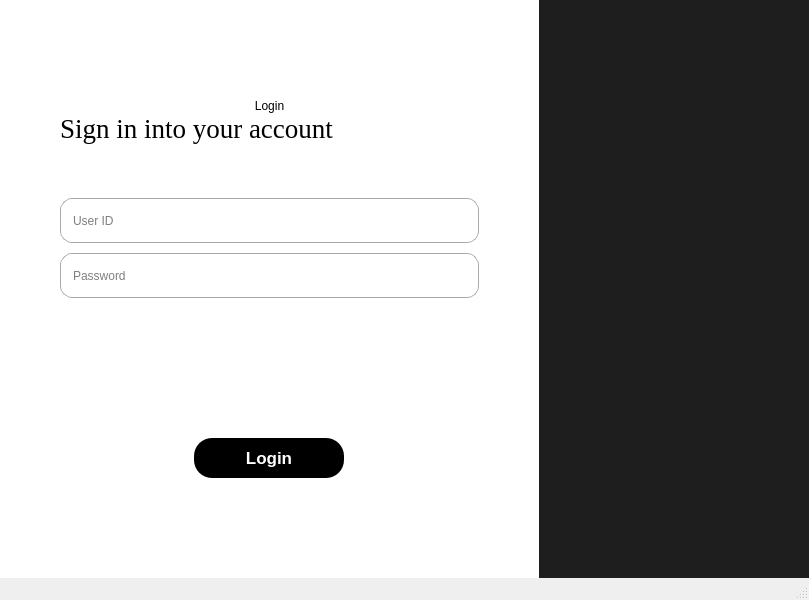
<?xml version="1.0" encoding="UTF-8"?>
<ui version="4.0">
 <class>MainWindow</class>
 <widget class="QMainWindow" name="MainWindow">
  <property name="geometry">
   <rect>
    <x>0</x>
    <y>0</y>
    <width>809</width>
    <height>600</height>
   </rect>
  </property>
  <property name="sizePolicy">
   <sizepolicy hsizetype="Expanding" vsizetype="Expanding">
    <horstretch>0</horstretch>
    <verstretch>0</verstretch>
   </sizepolicy>
  </property>
  <property name="windowTitle">
   <string>MainWindow</string>
  </property>
  <property name="styleSheet">
   <string notr="true"/>
  </property>
  <widget class="QWidget" name="centralwidget">
   <property name="styleSheet">
    <string notr="true"/>
   </property>
   <layout class="QHBoxLayout" name="horizontalLayout_9">
    <property name="leftMargin">
     <number>0</number>
    </property>
    <property name="topMargin">
     <number>0</number>
    </property>
    <property name="rightMargin">
     <number>0</number>
    </property>
    <property name="bottomMargin">
     <number>0</number>
    </property>
    <item>
     <widget class="QStackedWidget" name="stackedWidget">
      <property name="styleSheet">
       <string notr="true"/>
      </property>
      <property name="currentIndex">
       <number>1</number>
      </property>
      <widget class="QWidget" name="welcome_page">
       <property name="sizePolicy">
        <sizepolicy hsizetype="Preferred" vsizetype="Preferred">
         <horstretch>0</horstretch>
         <verstretch>0</verstretch>
        </sizepolicy>
       </property>
       <property name="styleSheet">
        <string notr="true"/>
       </property>
       <layout class="QVBoxLayout" name="verticalLayout_8">
        <property name="spacing">
         <number>0</number>
        </property>
        <property name="leftMargin">
         <number>0</number>
        </property>
        <property name="topMargin">
         <number>0</number>
        </property>
        <property name="rightMargin">
         <number>0</number>
        </property>
        <property name="bottomMargin">
         <number>0</number>
        </property>
        <item>
         <widget class="QWidget" name="welcome_widget" native="true">
          <property name="sizePolicy">
           <sizepolicy hsizetype="Preferred" vsizetype="Preferred">
            <horstretch>0</horstretch>
            <verstretch>0</verstretch>
           </sizepolicy>
          </property>
          <property name="styleSheet">
           <string notr="true">QWidget#welcome_widget{
	background-image: url(:/assets/assets/bg3.jpeg);
}</string>
          </property>
          <layout class="QVBoxLayout" name="verticalLayout_2">
           <property name="spacing">
            <number>0</number>
           </property>
           <property name="sizeConstraint">
            <enum>QLayout::SetDefaultConstraint</enum>
           </property>
           <property name="leftMargin">
            <number>0</number>
           </property>
           <property name="topMargin">
            <number>0</number>
           </property>
           <property name="rightMargin">
            <number>0</number>
           </property>
           <property name="bottomMargin">
            <number>0</number>
           </property>
           <item>
            <layout class="QHBoxLayout" name="horizontalLayout_4" stretch="0,0,0">
             <property name="spacing">
              <number>0</number>
             </property>
             <property name="sizeConstraint">
              <enum>QLayout::SetMinimumSize</enum>
             </property>
             <property name="leftMargin">
              <number>0</number>
             </property>
             <property name="topMargin">
              <number>0</number>
             </property>
             <property name="rightMargin">
              <number>0</number>
             </property>
             <property name="bottomMargin">
              <number>0</number>
             </property>
             <item>
              <spacer name="horizontalSpacer">
               <property name="orientation">
                <enum>Qt::Horizontal</enum>
               </property>
               <property name="sizeType">
                <enum>QSizePolicy::Preferred</enum>
               </property>
               <property name="sizeHint" stdset="0">
                <size>
                 <width>100</width>
                 <height>10</height>
                </size>
               </property>
              </spacer>
             </item>
             <item>
              <widget class="QWidget" name="main_widget" native="true">
               <property name="sizePolicy">
                <sizepolicy hsizetype="Expanding" vsizetype="Expanding">
                 <horstretch>0</horstretch>
                 <verstretch>0</verstretch>
                </sizepolicy>
               </property>
               <property name="maximumSize">
                <size>
                 <width>1000</width>
                 <height>350</height>
                </size>
               </property>
               <property name="layoutDirection">
                <enum>Qt::LeftToRight</enum>
               </property>
               <property name="styleSheet">
                <string notr="true">QWidget#main_widget{
background-color: rgba(0, 0, 0, 222);
}
</string>
               </property>
               <layout class="QVBoxLayout" name="verticalLayout" stretch="0,0,0,0,0">
                <property name="spacing">
                 <number>0</number>
                </property>
                <property name="sizeConstraint">
                 <enum>QLayout::SetNoConstraint</enum>
                </property>
                <property name="leftMargin">
                 <number>12</number>
                </property>
                <property name="topMargin">
                 <number>12</number>
                </property>
                <property name="rightMargin">
                 <number>12</number>
                </property>
                <property name="bottomMargin">
                 <number>12</number>
                </property>
                <item>
                 <layout class="QVBoxLayout" name="verticalLayout_4">
                  <property name="spacing">
                   <number>0</number>
                  </property>
                  <property name="sizeConstraint">
                   <enum>QLayout::SetNoConstraint</enum>
                  </property>
                  <item>
                   <widget class="QLabel" name="title">
                    <property name="sizePolicy">
                     <sizepolicy hsizetype="Expanding" vsizetype="Expanding">
                      <horstretch>0</horstretch>
                      <verstretch>0</verstretch>
                     </sizepolicy>
                    </property>
                    <property name="minimumSize">
                     <size>
                      <width>0</width>
                      <height>0</height>
                     </size>
                    </property>
                    <property name="maximumSize">
                     <size>
                      <width>16777000</width>
                      <height>16777000</height>
                     </size>
                    </property>
                    <property name="font">
                     <font>
                      <family>Times New Roman</family>
                      <pointsize>40</pointsize>
                      <bold>true</bold>
                     </font>
                    </property>
                    <property name="styleSheet">
                     <string notr="true">color: rgb(255, 255, 255);
qproperty-alignment: 'AlignCenter';</string>
                    </property>
                    <property name="text">
                     <string>Fetal Vision</string>
                    </property>
                    <property name="alignment">
                     <set>Qt::AlignCenter</set>
                    </property>
                   </widget>
                  </item>
                 </layout>
                </item>
                <item>
                 <layout class="QVBoxLayout" name="verticalLayout_9">
                  <property name="spacing">
                   <number>0</number>
                  </property>
                  <property name="sizeConstraint">
                   <enum>QLayout::SetNoConstraint</enum>
                  </property>
                  <item>
                   <widget class="QLabel" name="description">
                    <property name="sizePolicy">
                     <sizepolicy hsizetype="Expanding" vsizetype="Expanding">
                      <horstretch>0</horstretch>
                      <verstretch>0</verstretch>
                     </sizepolicy>
                    </property>
                    <property name="minimumSize">
                     <size>
                      <width>0</width>
                      <height>0</height>
                     </size>
                    </property>
                    <property name="font">
                     <font>
                      <family>Times New Roman</family>
                      <pointsize>16</pointsize>
                     </font>
                    </property>
                    <property name="styleSheet">
                     <string notr="true">color: rgb(255, 255, 255);
qproperty-alignment: 'AlignCenter';</string>
                    </property>
                    <property name="text">
                     <string>An AI-powered tool for sonologists that uses deep learning to segment and measure key fetal biometric parameters from 2D ultrasound images, enhancing prenatal diagnostics and care efficiency.</string>
                    </property>
                    <property name="wordWrap">
                     <bool>true</bool>
                    </property>
                   </widget>
                  </item>
                 </layout>
                </item>
                <item>
                 <spacer name="verticalSpacer">
                  <property name="orientation">
                   <enum>Qt::Vertical</enum>
                  </property>
                  <property name="sizeType">
                   <enum>QSizePolicy::Preferred</enum>
                  </property>
                  <property name="sizeHint" stdset="0">
                   <size>
                    <width>10</width>
                    <height>50</height>
                   </size>
                  </property>
                 </spacer>
                </item>
                <item>
                 <layout class="QHBoxLayout" name="horizontalLayout_2" stretch="0">
                  <property name="spacing">
                   <number>0</number>
                  </property>
                  <property name="sizeConstraint">
                   <enum>QLayout::SetNoConstraint</enum>
                  </property>
                  <property name="topMargin">
                   <number>15</number>
                  </property>
                  <property name="bottomMargin">
                   <number>15</number>
                  </property>
                  <item>
                   <widget class="QPushButton" name="continueButton">
                    <property name="sizePolicy">
                     <sizepolicy hsizetype="Expanding" vsizetype="Expanding">
                      <horstretch>0</horstretch>
                      <verstretch>0</verstretch>
                     </sizepolicy>
                    </property>
                    <property name="minimumSize">
                     <size>
                      <width>150</width>
                      <height>30</height>
                     </size>
                    </property>
                    <property name="maximumSize">
                     <size>
                      <width>150</width>
                      <height>30</height>
                     </size>
                    </property>
                    <property name="font">
                     <font>
                      <family>Helvetica Neue</family>
                      <pointsize>14</pointsize>
                      <italic>false</italic>
                      <bold>false</bold>
                     </font>
                    </property>
                    <property name="styleSheet">
                     <string notr="true">border-radius: 1px;
background-color: rgb(255, 255, 255);
font: 14pt &quot;Helvetica Neue&quot;;
color: rgb(0, 0, 0);
</string>
                    </property>
                    <property name="text">
                     <string>Click to continue</string>
                    </property>
                   </widget>
                  </item>
                 </layout>
                </item>
                <item>
                 <spacer name="verticalSpacer_2">
                  <property name="orientation">
                   <enum>Qt::Vertical</enum>
                  </property>
                  <property name="sizeType">
                   <enum>QSizePolicy::Preferred</enum>
                  </property>
                  <property name="sizeHint" stdset="0">
                   <size>
                    <width>20</width>
                    <height>30</height>
                   </size>
                  </property>
                 </spacer>
                </item>
               </layout>
              </widget>
             </item>
             <item>
              <spacer name="horizontalSpacer_2">
               <property name="orientation">
                <enum>Qt::Horizontal</enum>
               </property>
               <property name="sizeType">
                <enum>QSizePolicy::Preferred</enum>
               </property>
               <property name="sizeHint" stdset="0">
                <size>
                 <width>100</width>
                 <height>20</height>
                </size>
               </property>
              </spacer>
             </item>
            </layout>
           </item>
          </layout>
         </widget>
        </item>
       </layout>
      </widget>
      <widget class="QWidget" name="login_page">
       <layout class="QHBoxLayout" name="horizontalLayout_5">
        <property name="spacing">
         <number>0</number>
        </property>
        <property name="leftMargin">
         <number>0</number>
        </property>
        <property name="topMargin">
         <number>0</number>
        </property>
        <property name="rightMargin">
         <number>0</number>
        </property>
        <property name="bottomMargin">
         <number>0</number>
        </property>
        <item>
         <widget class="QWidget" name="login_widget" native="true">
          <property name="styleSheet">
           <string notr="true"/>
          </property>
          <layout class="QHBoxLayout" name="horizontalLayout_6">
           <property name="spacing">
            <number>0</number>
           </property>
           <property name="leftMargin">
            <number>0</number>
           </property>
           <property name="topMargin">
            <number>0</number>
           </property>
           <property name="rightMargin">
            <number>0</number>
           </property>
           <property name="bottomMargin">
            <number>0</number>
           </property>
           <item>
            <layout class="QHBoxLayout" name="horizontalLayout" stretch="2,1">
             <property name="spacing">
              <number>0</number>
             </property>
             <property name="sizeConstraint">
              <enum>QLayout::SetNoConstraint</enum>
             </property>
             <item>
              <widget class="QWidget" name="loginSide_widget" native="true">
               <property name="sizePolicy">
                <sizepolicy hsizetype="Expanding" vsizetype="Expanding">
                 <horstretch>0</horstretch>
                 <verstretch>0</verstretch>
                </sizepolicy>
               </property>
               <property name="styleSheet">
                <string notr="true">QWidget#loginSide_widget{
background-color: rgb(255, 255, 255)
}
</string>
               </property>
               <layout class="QHBoxLayout" name="horizontalLayout_8">
                <property name="sizeConstraint">
                 <enum>QLayout::SetNoConstraint</enum>
                </property>
                <property name="leftMargin">
                 <number>20</number>
                </property>
                <property name="topMargin">
                 <number>20</number>
                </property>
                <property name="rightMargin">
                 <number>20</number>
                </property>
                <property name="bottomMargin">
                 <number>20</number>
                </property>
                <item>
                 <layout class="QVBoxLayout" name="verticalLayout_5" stretch="0,0,0,0">
                  <property name="spacing">
                   <number>15</number>
                  </property>
                  <property name="sizeConstraint">
                   <enum>QLayout::SetFixedSize</enum>
                  </property>
                  <property name="leftMargin">
                   <number>40</number>
                  </property>
                  <property name="topMargin">
                   <number>40</number>
                  </property>
                  <property name="rightMargin">
                   <number>40</number>
                  </property>
                  <property name="bottomMargin">
                   <number>40</number>
                  </property>
                  <item>
                   <layout class="QVBoxLayout" name="verticalLayout_6" stretch="0,0">
                    <property name="spacing">
                     <number>0</number>
                    </property>
                    <property name="sizeConstraint">
                     <enum>QLayout::SetNoConstraint</enum>
                    </property>
                    <property name="bottomMargin">
                     <number>0</number>
                    </property>
                    <item>
                     <widget class="QLabel" name="login_title">
                      <property name="sizePolicy">
                       <sizepolicy hsizetype="Expanding" vsizetype="Fixed">
                        <horstretch>0</horstretch>
                        <verstretch>0</verstretch>
                       </sizepolicy>
                      </property>
                      <property name="styleSheet">
                       <string notr="true">color: rgb(0, 0, 0);
font: 700 50pt &quot;Times New Roman&quot;;
qproperty-alignment: 'AlignCenter';</string>
                      </property>
                      <property name="text">
                       <string>Login</string>
                      </property>
                      <property name="alignment">
                       <set>Qt::AlignCenter</set>
                      </property>
                     </widget>
                    </item>
                    <item>
                     <widget class="QLabel" name="login_sub">
                      <property name="sizePolicy">
                       <sizepolicy hsizetype="Expanding" vsizetype="Fixed">
                        <horstretch>0</horstretch>
                        <verstretch>0</verstretch>
                       </sizepolicy>
                      </property>
                      <property name="font">
                       <font>
                        <family>Times New Roman</family>
                        <pointsize>20</pointsize>
                        <italic>false</italic>
                        <bold>false</bold>
                       </font>
                      </property>
                      <property name="styleSheet">
                       <string notr="true">color: rgb(0, 0, 0);
font: 20pt &quot;Times New Roman&quot;;
qproperty-alignment: 'AlignCenter';
padding: 0px;</string>
                      </property>
                      <property name="lineWidth">
                       <number>1</number>
                      </property>
                      <property name="text">
                       <string>Sign in into your account</string>
                      </property>
                      <property name="wordWrap">
                       <bool>true</bool>
                      </property>
                     </widget>
                    </item>
                   </layout>
                  </item>
                  <item>
                   <layout class="QVBoxLayout" name="verticalLayout_7" stretch="0,0">
                    <property name="spacing">
                     <number>10</number>
                    </property>
                    <property name="sizeConstraint">
                     <enum>QLayout::SetNoConstraint</enum>
                    </property>
                    <property name="topMargin">
                     <number>0</number>
                    </property>
                    <property name="bottomMargin">
                     <number>0</number>
                    </property>
                    <item>
                     <widget class="QLineEdit" name="usernameInput">
                      <property name="sizePolicy">
                       <sizepolicy hsizetype="Expanding" vsizetype="Preferred">
                        <horstretch>0</horstretch>
                        <verstretch>10</verstretch>
                       </sizepolicy>
                      </property>
                      <property name="minimumSize">
                       <size>
                        <width>20</width>
                        <height>20</height>
                       </size>
                      </property>
                      <property name="maximumSize">
                       <size>
                        <width>16777215</width>
                        <height>45</height>
                       </size>
                      </property>
                      <property name="styleSheet">
                       <string notr="true">border-radius: 12px;
border: 1px solid rgb(169, 169, 169);
background-color: rgb(255, 255, 255);
color: rgb(0, 0, 0);
padding-left: 10px;
</string>
                      </property>
                      <property name="text">
                       <string/>
                      </property>
                      <property name="placeholderText">
                       <string>User ID</string>
                      </property>
                     </widget>
                    </item>
                    <item>
                     <widget class="QLineEdit" name="passwordInput">
                      <property name="sizePolicy">
                       <sizepolicy hsizetype="Expanding" vsizetype="Preferred">
                        <horstretch>0</horstretch>
                        <verstretch>10</verstretch>
                       </sizepolicy>
                      </property>
                      <property name="minimumSize">
                       <size>
                        <width>20</width>
                        <height>20</height>
                       </size>
                      </property>
                      <property name="maximumSize">
                       <size>
                        <width>16777215</width>
                        <height>45</height>
                       </size>
                      </property>
                      <property name="styleSheet">
                       <string notr="true">border-radius: 12px;
border: 1px solid rgb(169, 169, 169);
background-color: rgb(255, 255, 255);
color: rgb(0, 0, 0);
padding-left: 10px;
</string>
                      </property>
                      <property name="text">
                       <string/>
                      </property>
                      <property name="placeholderText">
                       <string>Password</string>
                      </property>
                     </widget>
                    </item>
                   </layout>
                  </item>
                  <item>
                   <layout class="QVBoxLayout" name="verticalLayout_3">
                    <property name="spacing">
                     <number>0</number>
                    </property>
                    <property name="sizeConstraint">
                     <enum>QLayout::SetNoConstraint</enum>
                    </property>
                    <item>
                     <widget class="QLabel" name="error_message">
                      <property name="sizePolicy">
                       <sizepolicy hsizetype="Expanding" vsizetype="Fixed">
                        <horstretch>0</horstretch>
                        <verstretch>0</verstretch>
                       </sizepolicy>
                      </property>
                      <property name="font">
                       <font>
                        <family>Times New Roman</family>
                        <pointsize>14</pointsize>
                        <bold>true</bold>
                       </font>
                      </property>
                      <property name="styleSheet">
                       <string notr="true">color: rgb(255, 38, 0);
qproperty-alignment: 'AlignCenter';
padding: 0px;</string>
                      </property>
                      <property name="text">
                       <string/>
                      </property>
                      <property name="wordWrap">
                       <bool>true</bool>
                      </property>
                     </widget>
                    </item>
                   </layout>
                  </item>
                  <item>
                   <layout class="QHBoxLayout" name="horizontalLayout_3" stretch="0">
                    <property name="spacing">
                     <number>0</number>
                    </property>
                    <property name="sizeConstraint">
                     <enum>QLayout::SetNoConstraint</enum>
                    </property>
                    <property name="leftMargin">
                     <number>0</number>
                    </property>
                    <property name="topMargin">
                     <number>0</number>
                    </property>
                    <property name="bottomMargin">
                     <number>11</number>
                    </property>
                    <item>
                     <widget class="QPushButton" name="loginButton">
                      <property name="sizePolicy">
                       <sizepolicy hsizetype="Preferred" vsizetype="Preferred">
                        <horstretch>0</horstretch>
                        <verstretch>0</verstretch>
                       </sizepolicy>
                      </property>
                      <property name="minimumSize">
                       <size>
                        <width>150</width>
                        <height>40</height>
                       </size>
                      </property>
                      <property name="maximumSize">
                       <size>
                        <width>100</width>
                        <height>20</height>
                       </size>
                      </property>
                      <property name="sizeIncrement">
                       <size>
                        <width>0</width>
                        <height>0</height>
                       </size>
                      </property>
                      <property name="baseSize">
                       <size>
                        <width>0</width>
                        <height>0</height>
                       </size>
                      </property>
                      <property name="font">
                       <font>
                        <family>Helvetica Neue</family>
                        <pointsize>13</pointsize>
                        <italic>false</italic>
                        <bold>true</bold>
                        <kerning>true</kerning>
                       </font>
                      </property>
                      <property name="layoutDirection">
                       <enum>Qt::LeftToRight</enum>
                      </property>
                      <property name="styleSheet">
                       <string notr="true">border-radius: 18px;
background-color: rgb(0, 0, 0);
font: 700 12.5pt &quot;Helvetica Neue&quot;;
color: rgb(255, 255, 255);
padding: 0px;</string>
                      </property>
                      <property name="inputMethodHints">
                       <set>Qt::ImhDate</set>
                      </property>
                      <property name="text">
                       <string>Login</string>
                      </property>
                     </widget>
                    </item>
                   </layout>
                  </item>
                 </layout>
                </item>
               </layout>
              </widget>
             </item>
             <item>
              <widget class="QWidget" name="logo_widget" native="true">
               <property name="sizePolicy">
                <sizepolicy hsizetype="Expanding" vsizetype="Expanding">
                 <horstretch>0</horstretch>
                 <verstretch>0</verstretch>
                </sizepolicy>
               </property>
               <property name="styleSheet">
                <string notr="true">QWidget#logo_widget {
   background-color: rgb(30, 30, 30);
}</string>
               </property>
               <layout class="QHBoxLayout" name="horizontalLayout_7">
                <item>
                 <widget class="QWidget" name="img_widget" native="true">
                  <property name="sizePolicy">
                   <sizepolicy hsizetype="Expanding" vsizetype="Expanding">
                    <horstretch>47</horstretch>
                    <verstretch>50</verstretch>
                   </sizepolicy>
                  </property>
                  <property name="minimumSize">
                   <size>
                    <width>0</width>
                    <height>0</height>
                   </size>
                  </property>
                  <property name="maximumSize">
                   <size>
                    <width>16777000</width>
                    <height>16777000</height>
                   </size>
                  </property>
                  <property name="styleSheet">
                   <string notr="true">QWidget#img_widget{
	image: url(:/assets/assets/whiteLogo.png);
}</string>
                  </property>
                 </widget>
                </item>
               </layout>
              </widget>
             </item>
            </layout>
           </item>
          </layout>
         </widget>
        </item>
       </layout>
      </widget>
     </widget>
    </item>
   </layout>
  </widget>
  <widget class="QMenuBar" name="menubar">
   <property name="geometry">
    <rect>
     <x>0</x>
     <y>0</y>
     <width>809</width>
     <height>24</height>
    </rect>
   </property>
  </widget>
  <widget class="QStatusBar" name="statusbar"/>
 </widget>
 <resources/>
 <connections/>
</ui>
